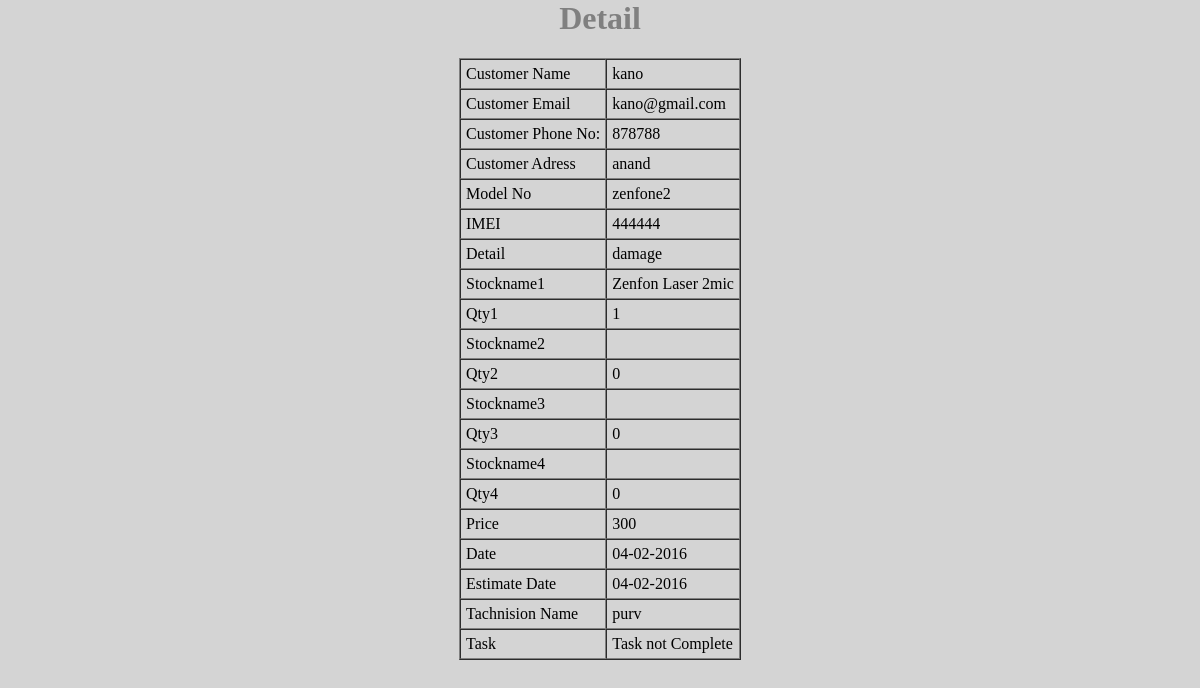
The page /table.php?rid=81 (signed in) on the database its author committed.
### tables this page shows
CREATE TABLE `ragister` (
  `rid` int(20) NOT NULL,
  `cname` varchar(100) NOT NULL,
  `email` varchar(100) NOT NULL,
  `phoneno` varchar(100) NOT NULL,
  `addr` varchar(100) NOT NULL,
  `model` varchar(100) NOT NULL,
  `imei` varchar(100) NOT NULL,
  `detail` varchar(50) NOT NULL,
  `stocknm1` varchar(100) NOT NULL,
  `qty1` int(20) NOT NULL,
  `stocknm2` varchar(100) NOT NULL,
  `qty2` int(20) NOT NULL,
  `stocknm3` varchar(100) NOT NULL,
  `qty3` int(20) NOT NULL,
  `stocknm4` varchar(100) NOT NULL,
  `qty4` int(20) NOT NULL,
  `price` int(20) NOT NULL,
  `date` varchar(100) NOT NULL,
  `edate` varchar(100) NOT NULL,
  `status` int(11) NOT NULL,
  `tachid` int(20) NOT NULL
);

CREATE TABLE `product` (
  `proid` int(20) NOT NULL,
  `comid` int(20) NOT NULL,
  `proname` varchar(50) NOT NULL
);

CREATE TABLE `stock` (
  `stockid` int(20) NOT NULL,
  `proid` int(20) NOT NULL,
  `stocknm` varchar(50) NOT NULL,
  `qty` int(50) NOT NULL,
  `date` varchar(50) NOT NULL
);

CREATE TABLE `technision` (
  `techid` int(20) NOT NULL,
  `tachname` varchar(50) NOT NULL
);

### table.php (the view, shortened to what this page needs)
<html>
<head>
<link rel="stylesheet" href="css/login.css">
<body>
<center>	<H1 style="color:gray;">Detail</H1>
	<table border="1px" cellspacing="0px">
	<?php
	$rid=$_GET['rid'];
	$qry1=mysql_query("select * from ragister where rid='$rid'");
	while($t=mysql_fetch_array($qry1))
	{
		$stockid1=$t['stocknm1'];
		$stockid2=$t['stocknm2'];
		$stockid3=$t['stocknm3'];
		$stockid4=$t['stocknm4'];
		$sqry1=mysql_query("select * from stock where stockid='$stockid1'");
		$s1=mysql_fetch_array($sqry1);
		$sqry2=mysql_query("select * from stock where stockid='$stockid2'");
		$s2=mysql_fetch_array($sqry2);
		$sqry3=mysql_query("select * from stock where stockid='$stockid3'");
		$s3=mysql_fetch_array($sqry3);
		$sqry4=mysql_query("select * from stock where stockid='$stockid4'");
		$s4=mysql_fetch_array($sqry4);
		$proid1=$s1['proid'];
		$pqry1=mysql_query("select * from product where proid='$proid1'");
		$p1=mysql_fetch_array($pqry1);
		$proid2=$s2['proid'];
		$pqry2=mysql_query("select * from product where proid='$proid2'");
		$p2=mysql_fetch_array($pqry2);
		$proid3=$s3['proid'];
		$pqry3=mysql_query("select * from product where proid='$proid3'");
		$p3=mysql_fetch_array($pqry3);
		$proid4=$s4['proid'];
		$pqry4=mysql_query("select * from product where proid='$proid4'");
		$p4=mysql_fetch_array($pqry4);
	?>
	<tr>
		<td>Customer Name</td><td><?php echo $t['cname'];?></td>
	</tr>
	<tr>
		<td>Customer Email</td><td><?php echo $t['email'];?></td>
	</tr>
	<tr>
		<td>Customer Phone No:</td><td><?php echo $t['phoneno'];?></td>
	</tr>
	<tr>
		<td>Customer Adress</td><td><?php echo $t['addr'];?></td>
	</tr>
	<tr>
		<td>Model No</td><td><?php echo $t['model'];?></td>
	</tr>
	<tr>
		<td>IMEI</td><td><?php echo $t['imei'];?></td>
	</tr>
	<tr>
		<td>Detail</td><td><?php echo $t['detail'];?></td>
	</tr>
	<tr>
		<td>Stockname1</td><td><?php echo $p1['proname'];echo $s1['stocknm'];?></td>
	</tr>
	<tr>
		<td>Qty1</td><td><?php echo $t['qty1'];?></td>
	</tr>
	<tr>
		<td>Stockname2</td><td><?php echo $p2['proname'];echo $s2['stocknm'];?></td>
	</tr>
	<tr>
		<td>Qty2</td><td><?php echo $t['qty2'];?></td>
	</tr>
	<tr>
		<td>Stockname3</td><td><?php echo $p3['proname'];echo $s3['stocknm'];?></td>
	</tr>
	<tr>
		<td>Qty3</td><td><?php echo $t['qty3'];?></td>
	</tr>
	<tr>
		<td>Stockname4</td><td><?php echo $p4['proname'];echo $s4['stocknm'];?></td>
	</tr>
	<tr>
		<td>Qty4</td><td><?php echo $t['qty4'];?></td>
	</tr>
	<tr>
		<td>Price</td><td><?php echo $t['price'];?></td>
	</tr>
	<tr>
		<td>Date</td><td><?php echo $t['date'];?></td>
	</tr>
	<tr>
		<td>Estimate Date</td><td><?php echo $t['edate'];?></td>
	</tr>
	<tr>
		<td>Tachnision Name</td><td><?php $q5=mysql_query("select * from technision where techid='$t[tachid]'");while($l=mysql_fetch_array($q5)){if($t['tachid']==$l['techid']){echo $l['tachname'];}}?></td>
	<tr>
		<td>Task</td><td><?php if ($t['status']=="1"){echo "Task Complete";}else{ echo "Task not Complete";}?></td>
	</tr>
	<?php
	}
	?>
	</table>
</body>
</html>

### css/login.css (style rules this page uses)
body { margin:0px; padding:0px; background:#D4D4D4; font-family:Times New Roman }

### table.php (style rules this page uses)
td { padding:5px; }

### rows shown on the page
ragister: cname "kano", email "kano@gmail.com", phoneno "878788", addr "anand", model "zenfone2", imei "444444", detail "damage", product.proname "Zenfon Laser 2", stock.stocknm "mic", qty1 "1", qty2 "0", qty3 "0", qty4 "0", price "300", date "04-02-2016", edate "04-02-2016", status "Task not Complete"
technision: tachname "purv"
